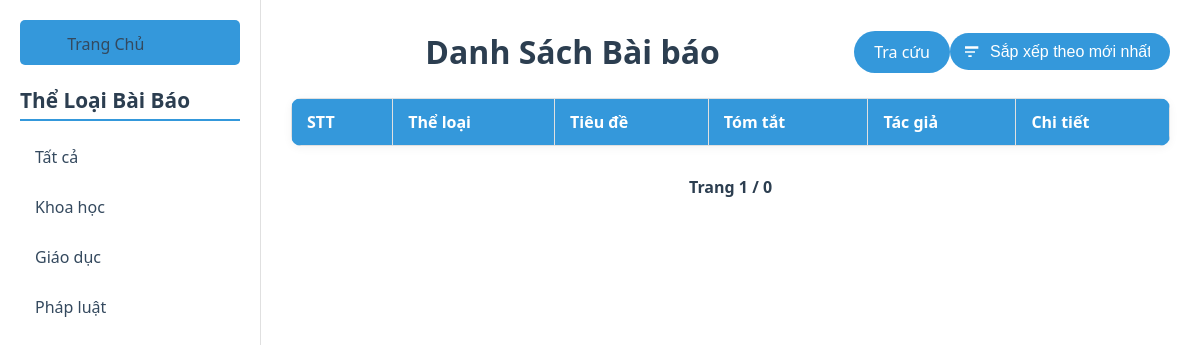
Page /articles?category=Giải+trí&sort_by=newest on the earlier database version.
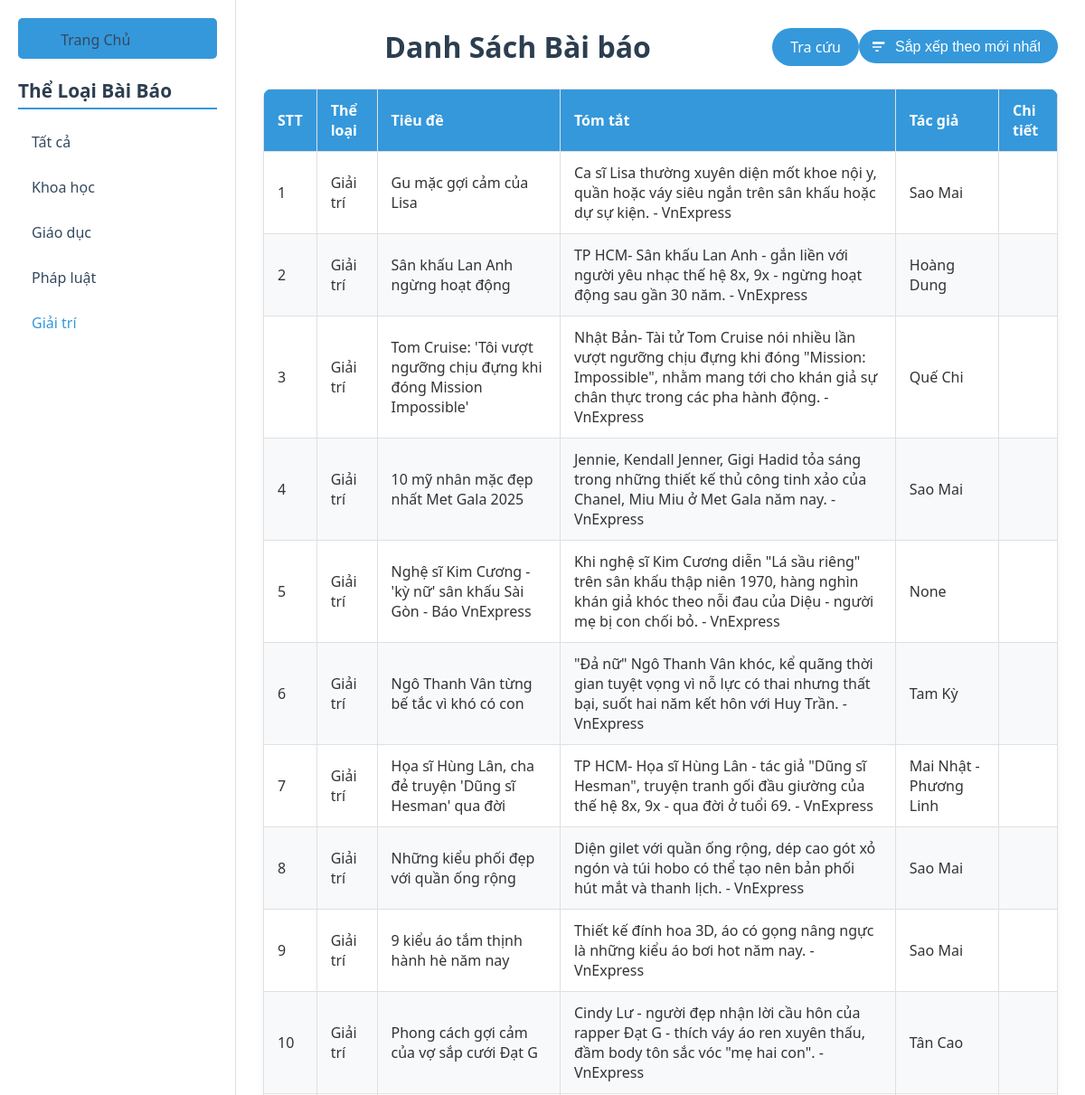
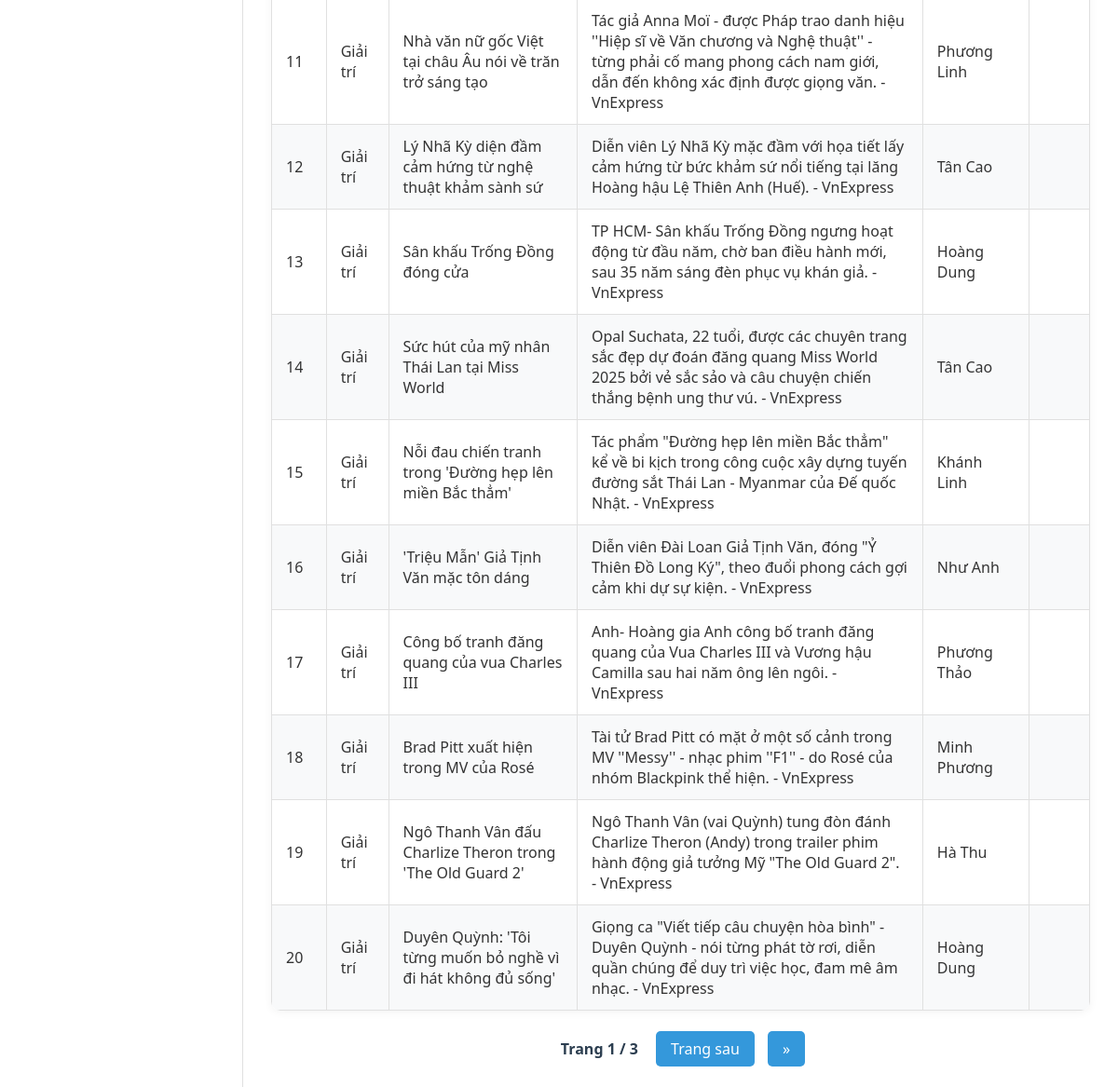
Same page on the later database version (2 pictures, top to bottom).
### app.py (models this page shows)
class ArticleModel(db.Model):
    __tablename__ = 'articles'
    id = db.Column(db.Integer, primary_key=True)
    url = db.Column(db.String)
    title = db.Column(db.String)
    description = db.Column(db.String)
    page_contents = db.Column(db.Text)
    category = db.Column(db.String)
    publish_date = db.Column(db.String)
    author = db.Column(db.String)

### app.py (the view)
@app.route('/articles')
def articles():
    category = request.args.get('category')  # Lấy danh mục từ query string
    page = request.args.get('page', 1, type=int)
    per_page = 20
    sort_by = request.args.get('sort_by', 'newest')  # Mặc định sắp xếp theo mới nhất
    categories = db.session.query(ArticleModel.category).distinct().all()
    query = ArticleModel.query
    if category:
        query = query.filter_by(category=category)
    if sort_by == 'oldest':  # Sắp xếp theo cũ nhất
        query = query.order_by(ArticleModel.publish_date.asc())  # Sắp xếp theo ngày tăng dần (cũ nhất)
    else:  # Mặc định sắp xếp theo mới nhất
        query = query.order_by(ArticleModel.publish_date.desc())  # Sắp xếp theo ngày giảm dần (mới nhất)
    pagination = query.paginate(page=page, per_page=per_page)
    start_index = (pagination.page - 1) * pagination.per_page
    return render_template('articles.html', articles=pagination.items, pagination=pagination, start_index=start_index, sort_by=sort_by, category=category, categories=categories)

### templates/articles.html (shortened to what this page needs)
<!DOCTYPE html>
<html>
<head>
</head>
<body>
    <div class="sidebar">
        <a href="/" class="home-button">
            <box-icon name='home'></box-icon> Trang Chủ
        </a>
        <h3>Thể Loại Bài Báo</h3>
        <a href="{{ url_for ('articles') }}">Tất cả</a>
        {% for cat in categories %}
            <a href="{{ url_for('articles', category=cat[0], sort_by=sort_by) }}" {% if category == cat[0] %}style="color: #3498db;"{% endif %}>
                {{ cat[0] }}
            </a>
        {% endfor %}
    </div>
    <div class="main">
        <div class="topbar">
            <h1>Danh Sách Bài báo</h1>
            <a href="/search" class="button big">Tra cứu</a>
            <div class="sort-dropdown">
                <form method="get" action="/articles">
                    <select name="sort_by" onchange="this.form.submit()">
                        <option value="newest" {% if sort_by == 'newest' %}selected{% endif %}>Sắp xếp theo mới nhất</option>
                    </select>
                </form>
            </div>
        </div>
        <table>
            <thead>
                <tr>
                    <th>STT</th>
                    <th>Thể loại</th>
                    <th>Tiêu đề</th>
                    <th>Tóm tắt</th>
                    <th>Tác giả</th>
                    <th>Chi tiết</th>
                </tr>
            </thead>
            <tbody>
                {% for article in articles %}
                <tr>
                    <td>{{ start_index + loop.index }}</td>
                    <td>{{ article.category }}</td>
                    <td>{{ article.title }}</td>
                    <td>{{ article.description }}</td>
                    <td>{{ article.author }}</td>
                    <td>
                        <a href="/article/{{ article.id }}" class="detail-icon">
                            <box-icon type='solid' name='comment-detail'></box-icon>
                        </a>
                    </td>
                </tr>
                {% endfor %}
            </tbody>
        </table>
        <div class="pagination">
            <span class="current-page">Trang {{ pagination.page }} / {{ pagination.pages }}</span>
            {% if pagination.has_next %}
                <a href="{{ url_for('articles', page=pagination.next_num, category=category, sort_by=sort_by) }}">Trang sau</a>
                <a href="{{ url_for('articles', page=pagination.pages, category=category, sort_by=sort_by) }}">»</a>
            {% endif %}
        </div>
    </div>
</body>
</html>

Differences in the rows shown:
added ArticleModel: index "1", category "Giải trí", title "Gu mặc gợi cảm của Lisa", description "Ca sĩ Lisa thường xuyên diện mốt khoe nội y, quần hoặc váy siêu ngắn trên sân khấu hoặc dự sự kiện. - VnExpress", author "Sao Mai"
added ArticleModel: index "2", category "Giải trí", title "Sân khấu Lan Anh ngừng hoạt động", description "TP HCM- Sân khấu Lan Anh - gắn liền với người yêu nhạc thế hệ 8x, 9x - ngừng hoạt động sau gần 30 năm. - VnExpress", author "Hoàng Dung"
added ArticleModel: index "3", category "Giải trí", title "Tom Cruise: 'Tôi vượt ngưỡng chịu đựng khi đóng Mission Impossible'", description "Nhật Bản- Tài tử Tom Cruise nói nhiều lần vượt ngưỡng chịu đựng khi đóng \"Mission: Impossible\", nhằm mang tới cho khán giả sự chân thực trong các pha hành động. - VnExpress", author "Quế Chi"
added ArticleModel: index "4", category "Giải trí", title "10 mỹ nhân mặc đẹp nhất Met Gala 2025", description "Jennie, Kendall Jenner, Gigi Hadid tỏa sáng trong những thiết kế thủ công tinh xảo của Chanel, Miu Miu ở Met Gala năm nay. - VnExpress", author "Sao Mai"
added ArticleModel: index "5", category "Giải trí", title "Nghệ sĩ Kim Cương - 'kỳ nữ' sân khấu Sài Gòn - Báo VnExpress", description "Khi nghệ sĩ Kim Cương diễn \"Lá sầu riêng\" trên sân khấu thập niên 1970, hàng nghìn khán giả khóc theo nỗi đau của Diệu - người mẹ bị con chối bỏ. - VnExpress", author "None"
added ArticleModel: index "6", category "Giải trí", title "Ngô Thanh Vân từng bế tắc vì khó có con", description "\"Đả nữ\" Ngô Thanh Vân khóc, kể quãng thời gian tuyệt vọng vì nỗ lực có thai nhưng thất bại, suốt hai năm kết hôn với Huy Trần. - VnExpress", author "Tam Kỳ"
added ArticleModel: index "7", category "Giải trí", title "Họa sĩ Hùng Lân, cha đẻ truyện 'Dũng sĩ Hesman' qua đời", description "TP HCM- Họa sĩ Hùng Lân - tác giả \"Dũng sĩ Hesman\", truyện tranh gối đầu giường của thế hệ 8x, 9x - qua đời ở tuổi 69. - VnExpress", author "Mai Nhật - Phương Linh"
added ArticleModel: index "8", category "Giải trí", title "Những kiểu phối đẹp với quần ống rộng", description "Diện gilet với quần ống rộng, dép cao gót xỏ ngón và túi hobo có thể tạo nên bản phối hút mắt và thanh lịch. - VnExpress", author "Sao Mai"
added ArticleModel: index "9", category "Giải trí", title "9 kiểu áo tắm thịnh hành hè năm nay", description "Thiết kế đính hoa 3D, áo có gọng nâng ngực là những kiểu áo bơi hot năm nay. - VnExpress", author "Sao Mai"
added ArticleModel: index "10", category "Giải trí", title "Phong cách gợi cảm của vợ sắp cưới Đạt G", description "Cindy Lư - người đẹp nhận lời cầu hôn của rapper Đạt G - thích váy áo ren xuyên thấu, đầm body tôn sắc vóc \"mẹ hai con\". - VnExpress", author "Tân Cao"
added ArticleModel: index "11", category "Giải trí", title "Nhà văn nữ gốc Việt tại châu Âu nói về trăn trở sáng tạo", description "Tác giả Anna Moï - được Pháp trao danh hiệu ''Hiệp sĩ về Văn chương và Nghệ thuật'' - từng phải cố mang phong cách nam giới, dẫn đến không xác định được giọng văn. - VnExpress", author "Phương Linh"
added ArticleModel: index "12", category "Giải trí", title "Lý Nhã Kỳ diện đầm cảm hứng từ nghệ thuật khảm sành sứ", description "Diễn viên Lý Nhã Kỳ mặc đầm với họa tiết lấy cảm hứng từ bức khảm sứ nổi tiếng tại lăng Hoàng hậu Lệ Thiên Anh (Huế). - VnExpress", author "Tân Cao"
added ArticleModel: index "13", category "Giải trí", title "Sân khấu Trống Đồng đóng cửa", description "TP HCM- Sân khấu Trống Đồng ngưng hoạt động từ đầu năm, chờ ban điều hành mới, sau 35 năm sáng đèn phục vụ khán giả. - VnExpress", author "Hoàng Dung"
added ArticleModel: index "14", category "Giải trí", title "Sức hút của mỹ nhân Thái Lan tại Miss World", description "Opal Suchata, 22 tuổi, được các chuyên trang sắc đẹp dự đoán đăng quang Miss World 2025 bởi vẻ sắc sảo và câu chuyện chiến thắng bệnh ung thư vú. - VnExpress", author "Tân Cao"
added ArticleModel: index "15", category "Giải trí", title "Nỗi đau chiến tranh trong 'Đường hẹp lên miền Bắc thẳm'", description "Tác phẩm \"Đường hẹp lên miền Bắc thẳm\" kể về bi kịch trong công cuộc xây dựng tuyến đường sắt Thái Lan - Myanmar của Đế quốc Nhật. - VnExpress", author "Khánh Linh"
added ArticleModel: index "16", category "Giải trí", title "'Triệu Mẫn' Giả Tịnh Văn mặc tôn dáng", description "Diễn viên Đài Loan Giả Tịnh Văn, đóng \"Ỷ Thiên Đồ Long Ký\", theo đuổi phong cách gợi cảm khi dự sự kiện. - VnExpress", author "Như Anh"
added ArticleModel: index "17", category "Giải trí", title "Công bố tranh đăng quang của vua Charles III", description "Anh- Hoàng gia Anh công bố tranh đăng quang của Vua Charles III và Vương hậu Camilla sau hai năm ông lên ngôi. - VnExpress", author "Phương Thảo"
added ArticleModel: index "18", category "Giải trí", title "Brad Pitt xuất hiện trong MV của Rosé", description "Tài tử Brad Pitt có mặt ở một số cảnh trong MV ''Messy'' - nhạc phim ''F1'' - do Rosé của nhóm Blackpink thể hiện. - VnExpress", author "Minh Phương"
added ArticleModel: index "19", category "Giải trí", title "Ngô Thanh Vân đấu Charlize Theron trong 'The Old Guard 2'", description "Ngô Thanh Vân (vai Quỳnh) tung đòn đánh Charlize Theron (Andy) trong trailer phim hành động giả tưởng Mỹ \"The Old Guard 2\". - VnExpress", author "Hà Thu"
added ArticleModel: index "20", category "Giải trí", title "Duyên Quỳnh: 'Tôi từng muốn bỏ nghề vì đi hát không đủ sống'", description "Giọng ca \"Viết tiếp câu chuyện hòa bình\" - Duyên Quỳnh - nói từng phát tờ rơi, diễn quần chúng để duy trì việc học, đam mê âm nhạc. - VnExpress", author "Hoàng Dung"
Other differences:
{{ pagination.pages }}: "0" → "3"
new list line: "Giải trí"
text now shown: "Trang sau »"
